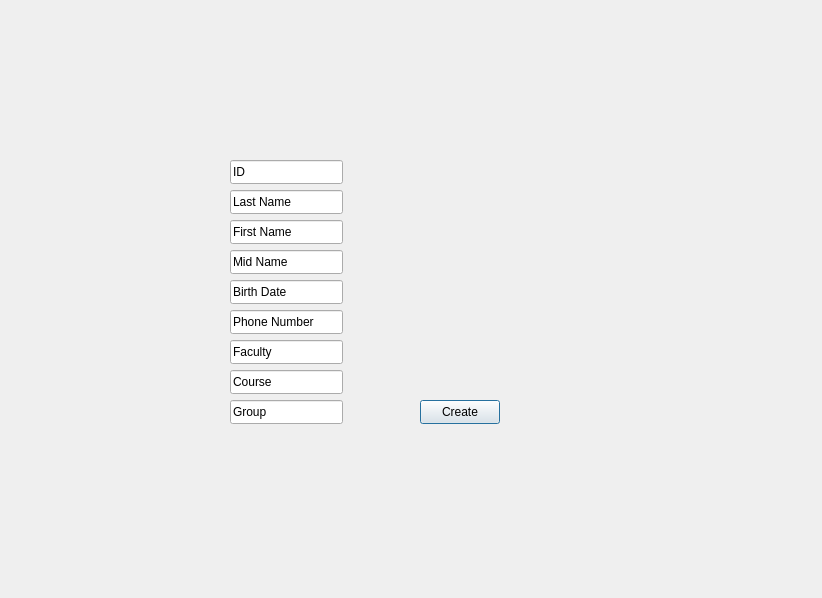
<?xml version="1.0" encoding="UTF-8"?>
<ui version="4.0">
 <class>StudentDialog</class>
 <widget class="QDialog" name="StudentDialog">
  <property name="geometry">
   <rect>
    <x>0</x>
    <y>0</y>
    <width>822</width>
    <height>598</height>
   </rect>
  </property>
  <property name="windowTitle">
   <string>Dialog</string>
  </property>
  <widget class="QLineEdit" name="middleNameLineEdit">
   <property name="geometry">
    <rect>
     <x>230</x>
     <y>250</y>
     <width>113</width>
     <height>24</height>
    </rect>
   </property>
   <property name="text">
    <string>Mid Name</string>
   </property>
  </widget>
  <widget class="QLineEdit" name="birthDateLineEdit">
   <property name="geometry">
    <rect>
     <x>230</x>
     <y>280</y>
     <width>113</width>
     <height>24</height>
    </rect>
   </property>
   <property name="text">
    <string>Birth Date</string>
   </property>
  </widget>
  <widget class="QPushButton" name="createButton">
   <property name="geometry">
    <rect>
     <x>420</x>
     <y>400</y>
     <width>80</width>
     <height>24</height>
    </rect>
   </property>
   <property name="text">
    <string>Create</string>
   </property>
  </widget>
  <widget class="QLineEdit" name="lastNameLineEdit">
   <property name="geometry">
    <rect>
     <x>230</x>
     <y>190</y>
     <width>113</width>
     <height>24</height>
    </rect>
   </property>
   <property name="text">
    <string>Last Name</string>
   </property>
  </widget>
  <widget class="QLineEdit" name="facultyLineEdit">
   <property name="geometry">
    <rect>
     <x>230</x>
     <y>340</y>
     <width>113</width>
     <height>24</height>
    </rect>
   </property>
   <property name="text">
    <string>Faculty</string>
   </property>
  </widget>
  <widget class="QLineEdit" name="idLineEdit">
   <property name="geometry">
    <rect>
     <x>230</x>
     <y>160</y>
     <width>113</width>
     <height>24</height>
    </rect>
   </property>
   <property name="text">
    <string>ID</string>
   </property>
  </widget>
  <widget class="QLineEdit" name="phoneNumberLineEdit">
   <property name="geometry">
    <rect>
     <x>230</x>
     <y>310</y>
     <width>113</width>
     <height>24</height>
    </rect>
   </property>
   <property name="text">
    <string>Phone Number</string>
   </property>
  </widget>
  <widget class="QLineEdit" name="firstNameLineEdit">
   <property name="geometry">
    <rect>
     <x>230</x>
     <y>220</y>
     <width>113</width>
     <height>24</height>
    </rect>
   </property>
   <property name="text">
    <string>First Name</string>
   </property>
  </widget>
  <widget class="QLineEdit" name="courseLineEdit">
   <property name="geometry">
    <rect>
     <x>230</x>
     <y>370</y>
     <width>113</width>
     <height>24</height>
    </rect>
   </property>
   <property name="text">
    <string>Course</string>
   </property>
  </widget>
  <widget class="QLineEdit" name="groupLineEdit">
   <property name="geometry">
    <rect>
     <x>230</x>
     <y>400</y>
     <width>113</width>
     <height>24</height>
    </rect>
   </property>
   <property name="text">
    <string>Group</string>
   </property>
  </widget>
 </widget>
 <resources/>
 <connections/>
</ui>
